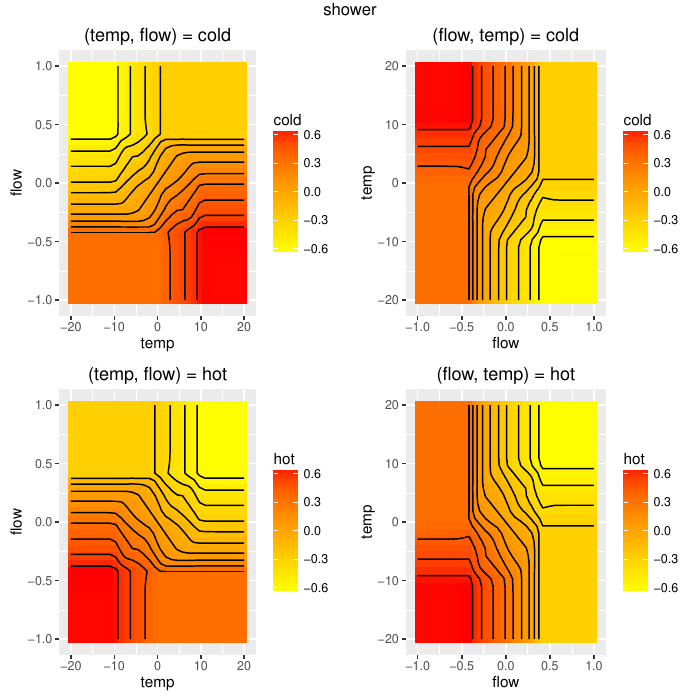

Reproduce this figure in R.
#R script generated with fuzzylite-6.0.

library(ggplot2);

engine.name = "shower"
engine.fll = "Engine: shower
InputVariable: temp
  enabled: true
  range: -20.000 20.000
  lock-range: false
  term: cold Trapezoid -30.000 -30.000 -15.000 0.000
  term: good Triangle -10.000 0.000 10.000
  term: hot Trapezoid 0.000 15.000 30.000 30.000
InputVariable: flow
  enabled: true
  range: -1.000 1.000
  lock-range: false
  term: soft Trapezoid -3.000 -3.000 -0.800 0.000
  term: good Triangle -0.400 0.000 0.400
  term: hard Trapezoid 0.000 0.800 3.000 3.000
OutputVariable: cold
  enabled: true
  range: -1.000 1.000
  lock-range: false
  aggregation: Maximum
  defuzzifier: Centroid 200
  default: nan
  lock-previous: false
  term: closeFast Triangle -1.000 -0.600 -0.300
  term: closeSlow Triangle -0.600 -0.300 0.000
  term: steady Triangle -0.300 0.000 0.300
  term: openSlow Triangle 0.000 0.300 0.600
  term: openFast Triangle 0.300 0.600 1.000
OutputVariable: hot
  enabled: true
  range: -1.000 1.000
  lock-range: false
  aggregation: Maximum
  defuzzifier: Centroid 200
  default: nan
  lock-previous: false
  term: closeFast Triangle -1.000 -0.600 -0.300
  term: closeSlow Triangle -0.600 -0.300 0.000
  term: steady Triangle -0.300 0.000 0.300
  term: openSlow Triangle 0.000 0.300 0.600
  term: openFast Triangle 0.300 0.600 1.000
RuleBlock: 
  enabled: true
  conjunction: Minimum
  disjunction: Maximum
  implication: Minimum
  activation: General
  rule: if temp is cold and flow is soft then cold is openSlow and hot is openFast
  rule: if temp is cold and flow is good then cold is closeSlow and hot is openSlow
  rule: if temp is cold and flow is hard then cold is closeFast and hot is closeSlow
  rule: if temp is good and flow is soft then cold is openSlow and hot is openSlow
  rule: if temp is good and flow is good then cold is steady and hot is steady
  rule: if temp is good and flow is hard then cold is closeSlow and hot is closeSlow
  rule: if temp is hot and flow is soft then cold is openFast and hot is openSlow
  rule: if temp is hot and flow is good then cold is openSlow and hot is closeSlow
  rule: if temp is hot and flow is hard then cold is closeSlow and hot is closeFast"

engine.fldFile = "shower.fld"
if (require(data.table)) {
    engine.df = data.table::fread(engine.fldFile, sep="auto", header="auto")
} else {
    engine.df = read.table(engine.fldFile, header=TRUE)
}

engine.plot.i1i2_o1 = ggplot(engine.df, aes(temp, flow)) + 
    geom_tile(aes(fill=cold)) + 
    scale_fill_gradient(low="#ffff00", high="#ff0000") + 
    stat_contour(aes(x=temp, y=flow, z=cold), color="black") + 
    ggtitle("(temp, flow) = cold")

engine.plot.i2i1_o1 = ggplot(engine.df, aes(flow, temp)) + 
    geom_tile(aes(fill=cold)) + 
    scale_fill_gradient(low="#ffff00", high="#ff0000") + 
    stat_contour(aes(x=flow, y=temp, z=cold), color="black") + 
    ggtitle("(flow, temp) = cold")

engine.plot.i1i2_o2 = ggplot(engine.df, aes(temp, flow)) + 
    geom_tile(aes(fill=hot)) + 
    scale_fill_gradient(low="#ffff00", high="#ff0000") + 
    stat_contour(aes(x=temp, y=flow, z=hot), color="black") + 
    ggtitle("(temp, flow) = hot")

engine.plot.i2i1_o2 = ggplot(engine.df, aes(flow, temp)) + 
    geom_tile(aes(fill=hot)) + 
    scale_fill_gradient(low="#ffff00", high="#ff0000") + 
    stat_contour(aes(x=flow, y=temp, z=hot), color="black") + 
    ggtitle("(flow, temp) = hot")

if (require(gridExtra)) {
    engine.plots = arrangeGrob(engine.plot.i1i2_o1, engine.plot.i2i1_o1, engine.plot.i1i2_o2, engine.plot.i2i1_o2, ncol=2, top=engine.name)
    ggsave(paste0(engine.name, ".pdf"), engine.plots)
    if (require(grid)) {
        grid.newpage()
        grid.draw(engine.plots)
    }
}
